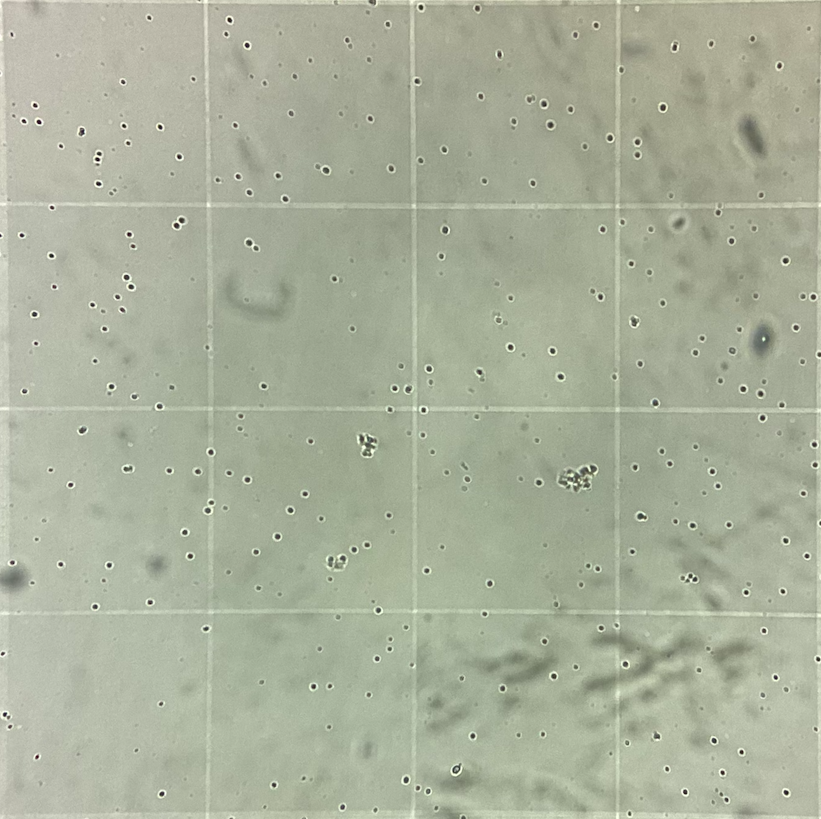
#> input picture Images/AlgasUCSM.png, 821 x 819 px
$ python ConteoCelulas.py
#> lines starting #> are read from the running program, lines starting #| are printed output that depends on the picture; after the words box and inside, x2 and y2 are one past the last pixel; in counts of white or black regions, pixels touching at a corner belong together
import cv2
import numpy as np
import matplotlib.pyplot as plt

class Rectangulo:
    def __init__(self, x, y, ancho, alto):
        self.x = x
        self.y = y
        self.ancho = ancho
        self.alto = alto
        self.puntos = []

    def contiene(self, punto):
        return self.x <= punto[0] < self.x + self.ancho and self.y <= punto[1] < self.y + self.alto

class Quadtree:
    def __init__(self, limite, capacidad):
        self.limite = limite
        self.capacidad = capacidad
        self.dividido = False
        self.noreste = None
        self.sureste = None
        self.noroeste = None
        self.suroeste = None

    def subdividir(self):
        x, y, ancho, alto = self.limite.x, self.limite.y, self.limite.ancho, self.limite.alto
        noreste = Rectangulo(x + ancho / 2, y, ancho / 2, alto / 2)
        self.noreste = Quadtree(noreste, self.capacidad)
        sureste = Rectangulo(x + ancho / 2, y + alto / 2, ancho / 2, alto / 2)
        self.sureste = Quadtree(sureste, self.capacidad)
        suroeste = Rectangulo(x, y + alto / 2, ancho / 2, alto / 2)
        self.suroeste = Quadtree(suroeste, self.capacidad)
        noroeste = Rectangulo(x, y, ancho / 2, alto / 2)
        self.noroeste = Quadtree(noroeste, self.capacidad)
        self.dividido = True

    def insertar(self, punto):
        if not self.limite.contiene(punto):
            return False
        if len(self.limite.puntos) < self.capacidad:
            self.limite.puntos.append(punto)
            return True
        else:
            if not self.dividido:
                self.subdividir()
            if self.noreste.insertar(punto): return True
            if self.sureste.insertar(punto): return True
            if self.suroeste.insertar(punto): return True
            if self.noroeste.insertar(punto): return True

    def contar_celulas(self):
        if not self.dividido:
            return len(self.limite.puntos)
        else:
            return (self.noreste.contar_celulas() +
                    self.sureste.contar_celulas() +
                    self.suroeste.contar_celulas() +
                    self.noroeste.contar_celulas())

    def dibujar(self, ax):
        ax.add_patch(plt.Rectangle((self.limite.x, self.limite.y),
                                   self.limite.ancho, self.limite.alto,
                                   fill=False, edgecolor='r', linewidth=1))
        if self.dividido:
            self.noreste.dibujar(ax)
            self.sureste.dibujar(ax)
            self.suroeste.dibujar(ax)
            self.noroeste.dibujar(ax)

def cargar_imagen(ruta_imagen):
#> called with ruta_imagen = 'Images/AlgasUCSM.png'
    imagen = cv2.imread(ruta_imagen, cv2.IMREAD_GRAYSCALE)
#> imagen: shape (819, 821); min 1, max 254, mean 171.6
    return imagen

def eliminar_lineas(imagen):
    lineas = cv2.HoughLinesP(imagen, 1, np.pi / 180, threshold=150, minLineLength=200, maxLineGap=15)
    if lineas is not None:
        for linea in lineas:
            x1, y1, x2, y2 = linea[0]
            angulo = np.arctan2(y2 - y1, x2 - x1) * 180 / np.pi
            if abs(angulo) < 10 or abs(angulo) > 80:
                cv2.line(imagen, (x1, y1), (x2, y2), (0, 0, 0), 5)
    return imagen

def preprocesar_imagen(imagen):
    imagen_suavizada = cv2.GaussianBlur(imagen, (5, 5), 0)
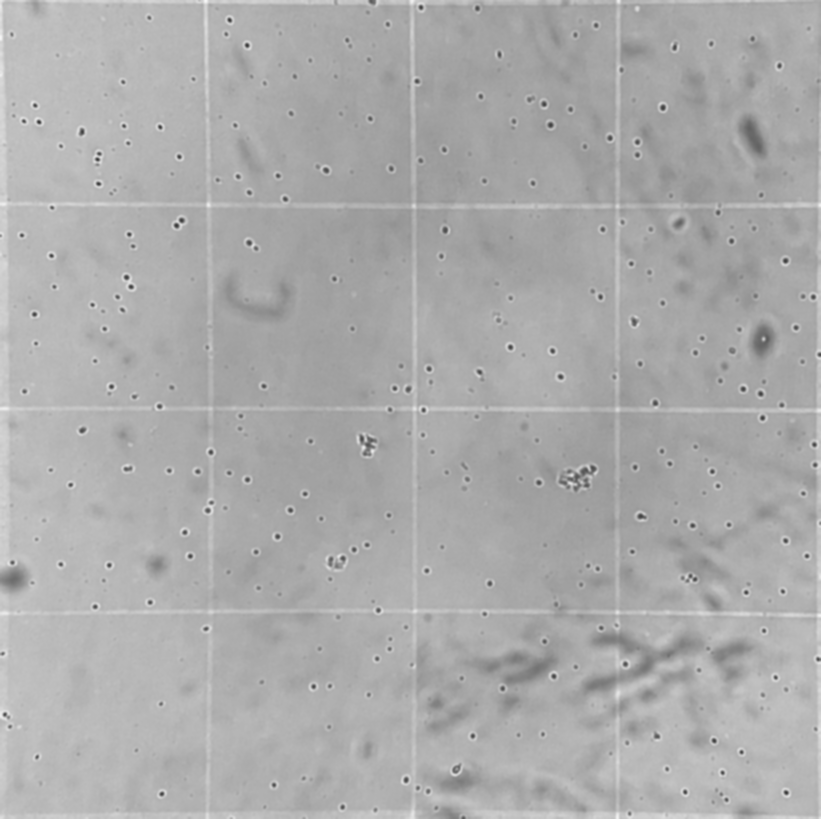
#> imagen_suavizada: shape (819, 821); min 53, max 246, mean 171.6
    imagen_bordes = cv2.Canny(imagen_suavizada, 50, 150)
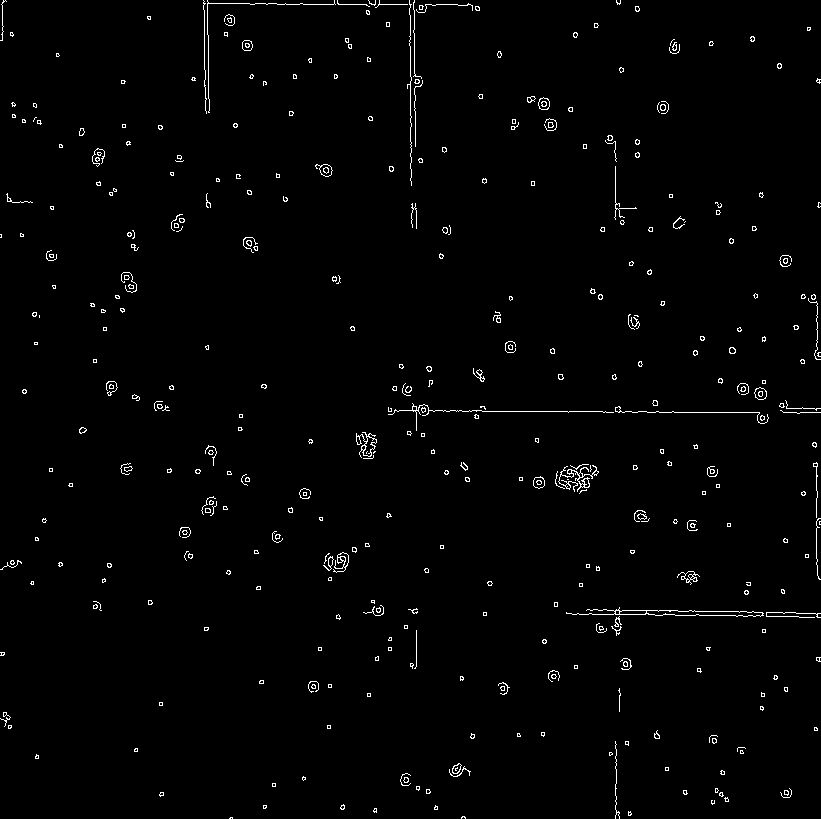
#> imagen_bordes: shape (819, 821); 1.4% white in thin lines or dots
    kernel = cv2.getStructuringElement(cv2.MORPH_RECT, (5, 5))
    imagen_bordes = cv2.morphologyEx(imagen_bordes, cv2.MORPH_CLOSE, kernel)
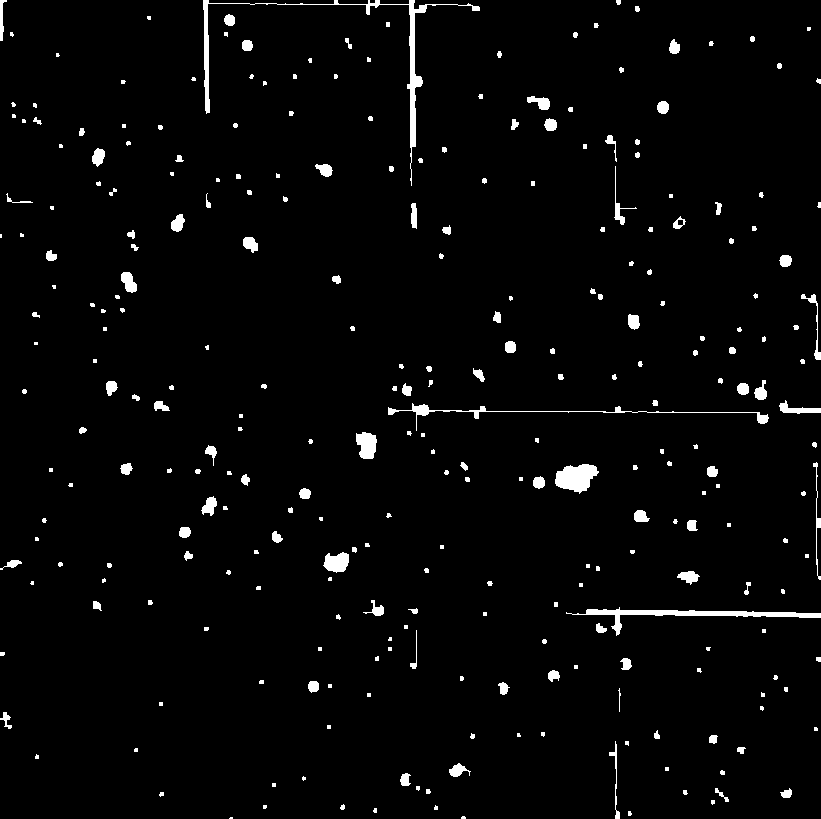
#> imagen_bordes: shape (819, 821); 2.6% white; 288 white regions (116 under 20 px), largest, box (x1, y1, x2, y2) and area: (203, 0, 480, 186) 1944, (566, 607, 821, 636) 1350, (555, 464, 599, 494) 871
    imagen_sin_lineas = eliminar_lineas(imagen_bordes)
#> in eliminar_lineas, `lineas = cv2.HoughLinesP(imagen, 1, np.pi / 180, threshold=150, minLin..`: lineas = [[586, 610, 820, 614], [586, 612, 820, 616], [388, 411, 673, 411], [250, 4, 470, 4], [587, 609, 820, 613]]
#> the loop in eliminar_lineas, `for linea in lineas:` made 5 passes
#> (x1, y1, x2, y2, angulo) on passes 1 to 5: (586, 610, 820, 614, 0.979), (586, 612, 820, 616, 0.979), (388, 411, 673, 411, 0), (250, 4, 470, 4, 0), (587, 609, 820, 613, 0.984)
#> after the loop in eliminar_lineas, `for linea in lineas:`:
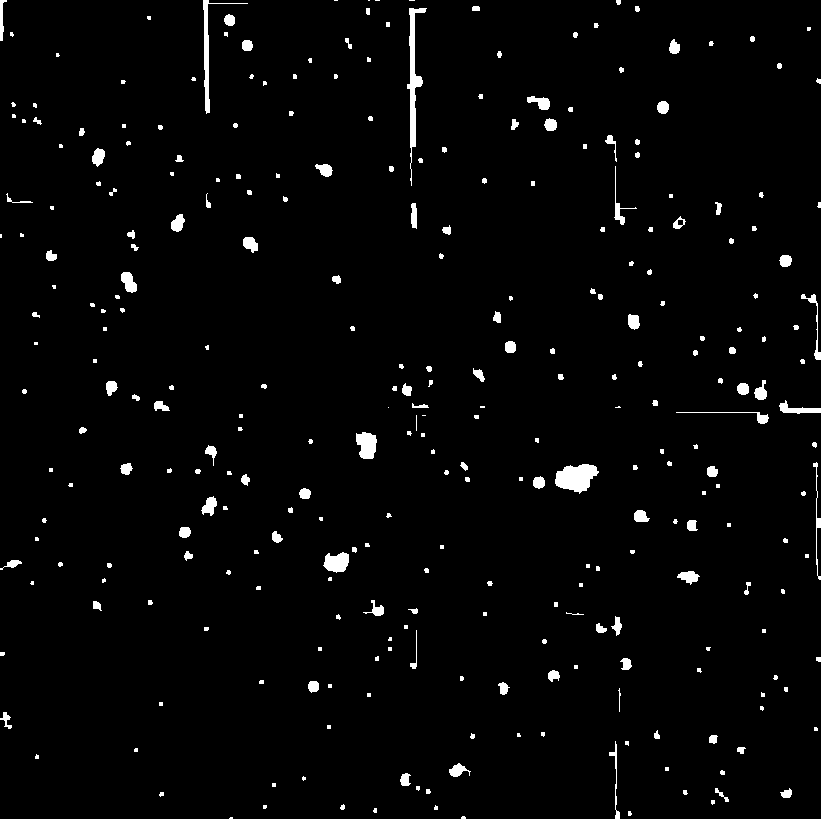
#> imagen: shape (819, 821); 2.3% white; 303 white regions (126 under 20 px)
    _, imagen_binaria = cv2.threshold(imagen_sin_lineas, 127, 255, cv2.THRESH_BINARY)
    return imagen_binaria

def detectar_contornos(imagen_binaria):
    contornos, _ = cv2.findContours(imagen_binaria, cv2.RETR_EXTERNAL, cv2.CHAIN_APPROX_SIMPLE)
#> contornos = 303 contours, 212 with area under 20; largest, box (x1, y1, x2, y2) and area: (555, 464, 599, 494) 812, (407, 8, 427, 186) 752, (203, 0, 248, 114) 404, (356, 432, 377, 459) 392, (323, 552, 349, 573) 358
    return contornos

def extraer_centros(contornos):
    centros = []
    for contorno in contornos:
        M = cv2.moments(contorno)
        if M["m00"] != 0:
            cX = int(M["m10"] / M["m00"])
            cY = int(M["m01"] / M["m00"])
            centros.append((cX, cY))
    return centros

def mostrar_resultados(imagen_original, contornos, quadtree):
    imagen_color = cv2.cvtColor(imagen_original, cv2.COLOR_GRAY2BGR)
    cv2.drawContours(imagen_color, contornos, -1, (0, 255, 0), 2)
    fig, ax = plt.subplots(figsize=(10, 10))
    ax.imshow(cv2.cvtColor(imagen_color, cv2.COLOR_BGR2RGB))
    quadtree.dibujar(ax)
    plt.title("Células detectadas y cuadrantes")
    plt.show()

if __name__ == '__main__':
    ruta_imagen = 'Images/AlgasUCSM.png'
    imagen = cargar_imagen(ruta_imagen)
    imagen_binaria = preprocesar_imagen(imagen)
    contornos = detectar_contornos(imagen_binaria)
    centros_celulas = extraer_centros(contornos)
#> the loop in extraer_centros, `for contorno in contornos:` made 303 passes
#> (contorno, cX, cY) on passes 1, 15, 19, 32, 35, 36, 40, 48, 54, 55, 59: ([[230, 817], [229, 818], [232, 818], [232, 817]], 230, 817), ([[272, 783], [272, 786], [275, 786], [275, 783]], 273, 784), ([[665, 767], [665, 770], [668, 770], [668, 767]], 666, 768), ([[327, 725], [327, 728], [330, 728], [330, 725]], 328, 726), ([[159, 702], [159, 705], [162, 705], [162, 702]], 160, 703), ([[367, 693], [367, 696], [370, 696], [370, 693]], 368, 694), ([[328, 684], [328, 687], [331, 687], [331, 684]], 329, 685), ([[574, 665], [574, 668], [577, 668], [577, 665]], 575, 666), ([[388, 647], [388, 650], [391, 650], [391, 647]], 389, 648), ([[318, 647], [318, 650], [321, 650], [321, 647]], 319, 648), ([[762, 629], [762, 632], [765, 632], [765, 629]], 763, 630)
#> (cX, cY) on passes 2 to 7: (463, 817), (629, 813), (374, 810), (435, 807), (264, 806), (342, 806)
#> after the loop in extraer_centros, `for contorno in contornos:`: centros = 296 pairs, first value 0 to 818, second value 1 to 817
#> centros_celulas has the same summary as centros in extraer_centros
    limite_inicial = Rectangulo(0, 0, imagen.shape[1], imagen.shape[0])
    quadtree = Quadtree(limite_inicial, 4)
    for centro in centros_celulas:
        quadtree.insertar(centro)
#> this loop made 296 passes
    mostrar_resultados(imagen, contornos, quadtree)
#> in mostrar_resultados, `cv2.drawContours(imagen_color, contornos, -1, (0, 255, 0), 2)`:
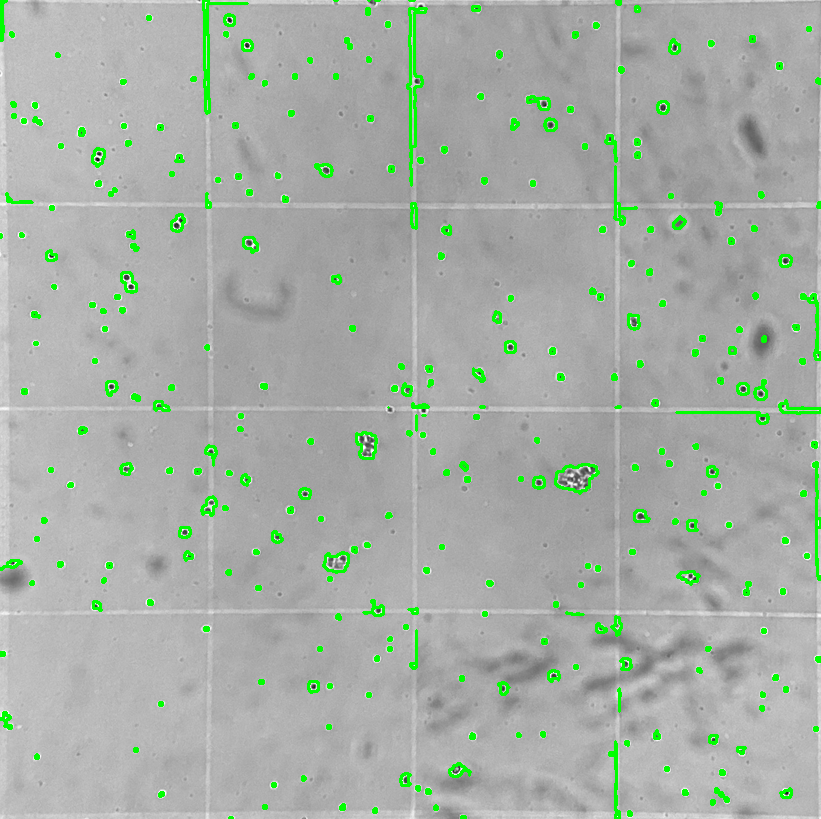
#> imagen_color: shape (819, 821, 3); mean B, G, R 166, 174.5, 166
#> in mostrar_resultados, `plt.show()`:
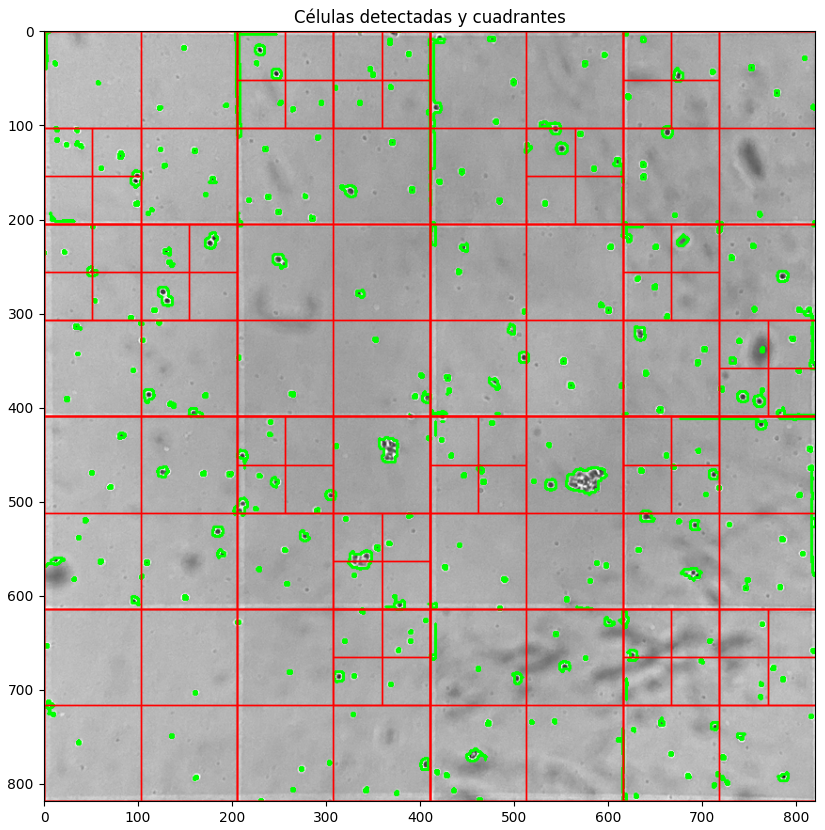
#> figure drawn by matplotlib, 1 panel
    total_celulas = quadtree.contar_celulas()
#> total_celulas = 148
    print(f"Número total de células detectadas: {total_celulas}")
#| Número total de células detectadas: 148

$ run again, with Images/prueba.png copied over Images/AlgasUCSM.png
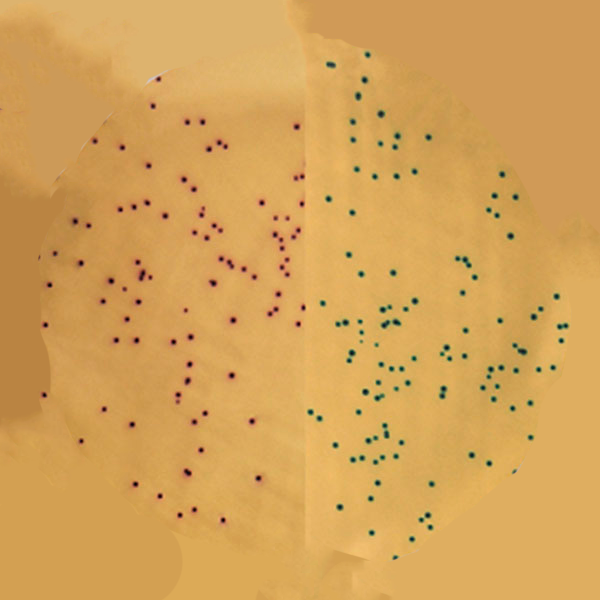
#> input picture Images/prueba.png, 600 x 600 px
#> in preprocesar_imagen, `imagen_bordes = cv2.morphologyEx(imagen_bordes, cv2.MORPH_CLOSE, kernel)`:
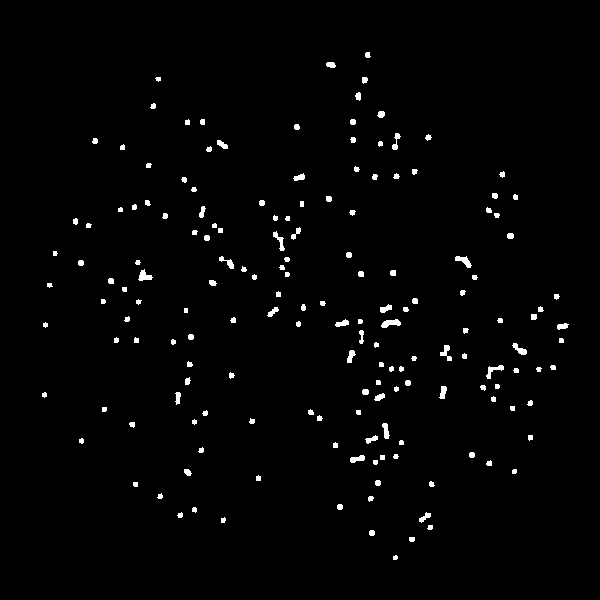
#> imagen_bordes: shape (600, 600); 1.6% white; 168 white regions
#> lineas = None
#> in detectar_contornos, `contornos, _ = cv2.findContours(imagen_binaria, cv2.RETR_EXTERNAL, cv2..`: contornos = 168 contours, 106 with area under 20; largest, box (x1, y1, x2, y2) and area: (381, 319, 401, 328) 89, (455, 256, 472, 268) 78, (138, 269, 153, 281) 77, (486, 365, 504, 379) 71, (512, 343, 527, 355) 65
#> the loop in extraer_centros, `for contorno in contornos:` made 168 passes
#> (contorno, cX, cY) on pass 20: ([[380, 455], [380, 459], [384, 459], [384, 455]], 382, 457)
#> after the loop in extraer_centros, `for contorno in contornos:`: centros = 168 pairs, first value 44 to 562, second value 54 to 557
#> centros_celulas has the same summary as centros in extraer_centros
#> the loop `for centro in centros_celulas:` made 168 passes
#> in mostrar_resultados, `plt.show()`:
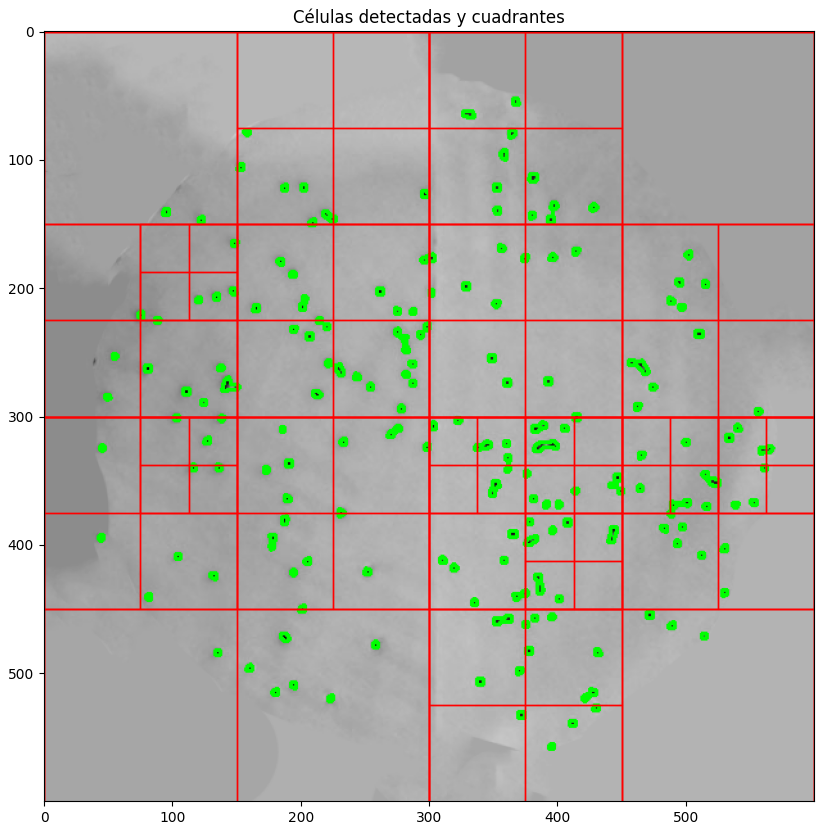
#> figure drawn by matplotlib, 1 panel
#> total_celulas = 76
#| Número total de células detectadas: 76
